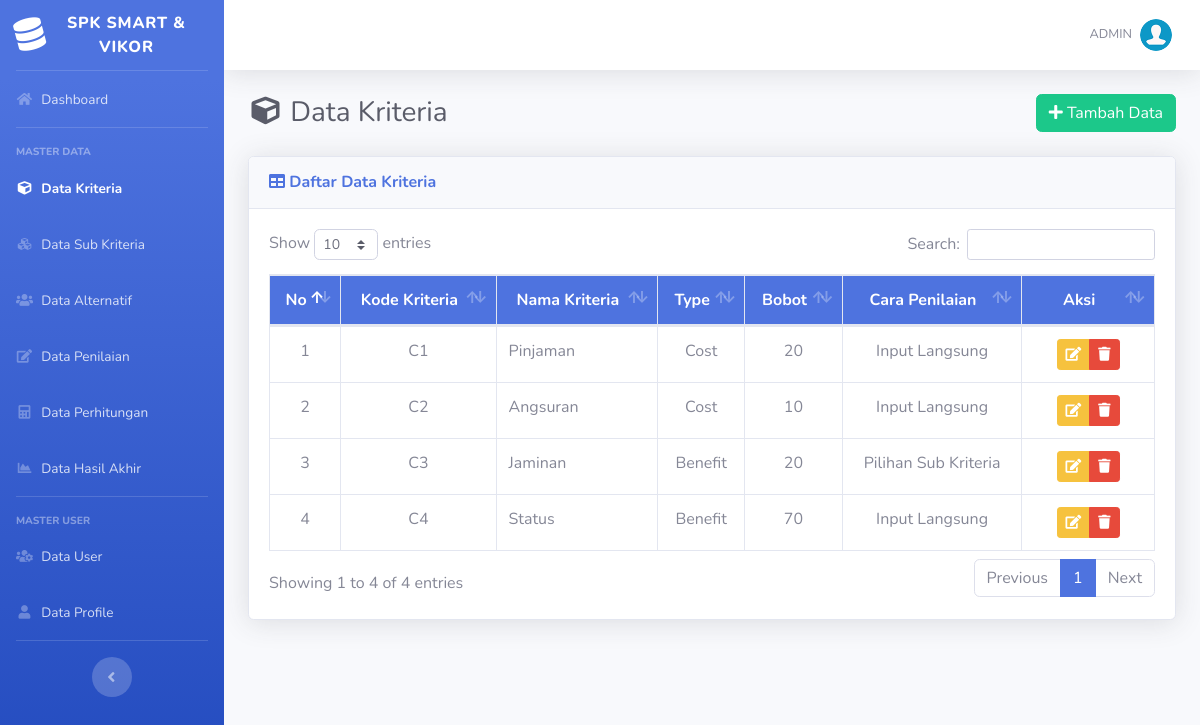
The app's page /list-kriteria.php (signed in) with its own data.
### tables this page shows
CREATE TABLE IF NOT EXISTS `kriteria` (
  `id_kriteria` int(11) NOT NULL,
  `kode_kriteria` varchar(10) NOT NULL,
  `nama` varchar(50) NOT NULL,
  `type` enum('Benefit','Cost') NOT NULL,
  `bobot` float NOT NULL,
  `ada_pilihan` tinyint(1) DEFAULT NULL
);

### list-kriteria.php (the view, shortened to what this page needs)
<?php
require_once('includes/init.php');
require_once('template/header.php');
?>
<div class="d-sm-flex align-items-center justify-content-between mb-4">
    <h1 class="h3 mb-0 text-gray-800"><i class="fas fa-fw fa-cube"></i> Data Kriteria</h1>
    <a href="tambah-kriteria.php" class="btn btn-success"> <i class="fa fa-plus"></i> Tambah Data </a>
</div>
<div class="card shadow mb-4">
    <div class="card-header py-3">
        <h6 class="m-0 font-weight-bold text-primary"><i class="fa fa-table"></i> Daftar Data Kriteria</h6>
    </div>
    <div class="card-body">
		<div class="table-responsive">
			<table class="table table-bordered" id="dataTable" width="100%" cellspacing="0">
				<thead class="bg-primary text-white">
					<tr align="center">
						<th>No</th>
						<th>Kode Kriteria</th>
						<th>Nama Kriteria</th>
						<th>Type</th>
						<th>Bobot</th>
						<th>Cara Penilaian</th>
						<th width="15%">Aksi</th>
					</tr>
				</thead>
				<tbody>
				<?php
				$no = 1;
				$query = mysqli_query($koneksi,"SELECT * FROM kriteria ORDER BY kode_kriteria ASC");
				while($data = mysqli_fetch_array($query)):
				?>
					<tr align="center">
						<td><?php echo $no; ?></td>
						<td><?php echo $data['kode_kriteria']; ?></td>
						<td align="left"><?php echo $data['nama']; ?></td>
						<td><?php echo $data['type']; ?></td>
						<td><?php echo $data['bobot']; ?></td>
						<td><?php echo ($data['ada_pilihan']) ? 'Pilihan Sub Kriteria': 'Input Langsung'; ?></td>
						<td>
							<div class="btn-group" role="group">
								<a data-toggle="tooltip" data-placement="bottom" title="Edit Data" href="edit-kriteria.php?id=<?php echo $data['id_kriteria']; ?>" class="btn btn-warning btn-sm"><i class="fa fa-edit"></i></a>
								<a  data-toggle="tooltip" data-placement="bottom" title="Hapus Data" href="hapus-kriteria.php?id=<?php echo $data['id_kriteria']; ?>" onclick="return confirm ('Apakah anda yakin untuk meghapus data ini')" class="btn btn-danger btn-sm"><i class="fa fa-trash"></i></a>
							</div>
						</td>
					</tr>
					<?php
					$no++;
					endwhile; ?>
				</tbody>
			</table>
		</div>
	</div>
</div>
<?php
require_once('template/footer.php');
?>

### records on screen
kriteria: kode_kriteria "C1", nama "Pinjaman", type "Cost", bobot "20", ada_pilihan "Input Langsung"
kriteria: kode_kriteria "C2", nama "Angsuran", type "Cost", bobot "10", ada_pilihan "Input Langsung"
kriteria: kode_kriteria "C3", nama "Jaminan", type "Benefit", bobot "20", ada_pilihan "Pilihan Sub Kriteria"
kriteria: kode_kriteria "C4", nama "Status", type "Benefit", bobot "70", ada_pilihan "Input Langsung"

### other values on screen
$_SESSION['username'] "ADMIN"
